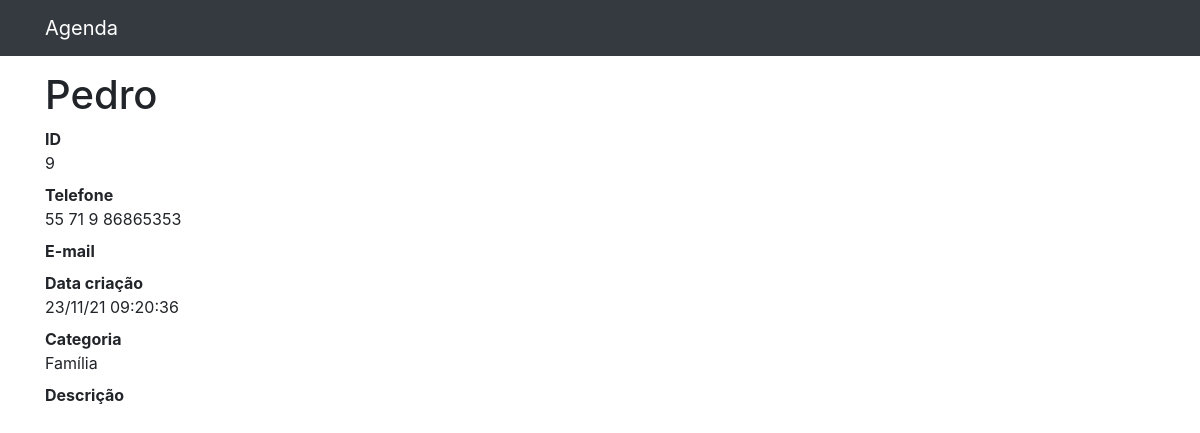
Screenshot of /9 with the database file from the repository.
### contatos/models.py (models this page shows, shortened)
class Contato(models.Model):
    nome = models.CharField(max_length=255)
    sobrenome = models.CharField(max_length=255, blank=True)
    telefone = models.CharField(max_length=255)
    email = models.CharField(max_length=255, blank=True)
    data_criacao = models.DateTimeField(
        default=timezone.now)
    descricao = models.TextField(blank=True)
    categoria = models.ForeignKey(Categoria, on_delete=models.DO_NOTHING)
    mostrar = models.BooleanField(default=True)
    foto = models.ImageField(blank=True, upload_to='fotos/%y/%m/%d')

class Categoria(models.Model):
    nome = models.CharField(max_length=255)
    def __str__(self):
        return self.nome

### contatos/views.py (the view)
# urls.py: path('<int:contato_id>', views.details, name='detalhes'),
def details(request, contato_id):
    contato = get_object_or_404(Contato, id=contato_id)
    if not contato.mostrar:
        raise Http404
    return render(request, 'contatos/detalhes.html', {
        'contato': contato,
    })

### contatos/templates/contatos/detalhes.html (shortened to what this page needs)
{% extends 'base.html' %}
{% block 'page-content' %}
  <h1 class="mt-5" style="margin-top:15px!important">{{ contato.nome }} {{ contato.sobrenome }}</h1>
  <dl>
    <dt>ID</dt>
    <dd>{{ contato.id }}</dd>
    <dt>Telefone</dt>
    <dd>{{ contato.telefone }}</dd>
    <dt>E-mail</dt>
    <dt>Data criação</dt>
    <dd>{{ contato.data_criacao|date:'d/m/y H:i:s'  }}</dd>
    <dt>Categoria</dt>
    <dd>{{ contato.categoria }}</dd>
    <dt>Descrição</dt>
  </dl>
{% endblock %}

### rows the page displays
Contato: nome "Pedro", id "9", telefone "55 71 9 86865353", data_criacao "23/11/21 09:20:36", categoria "Família"
